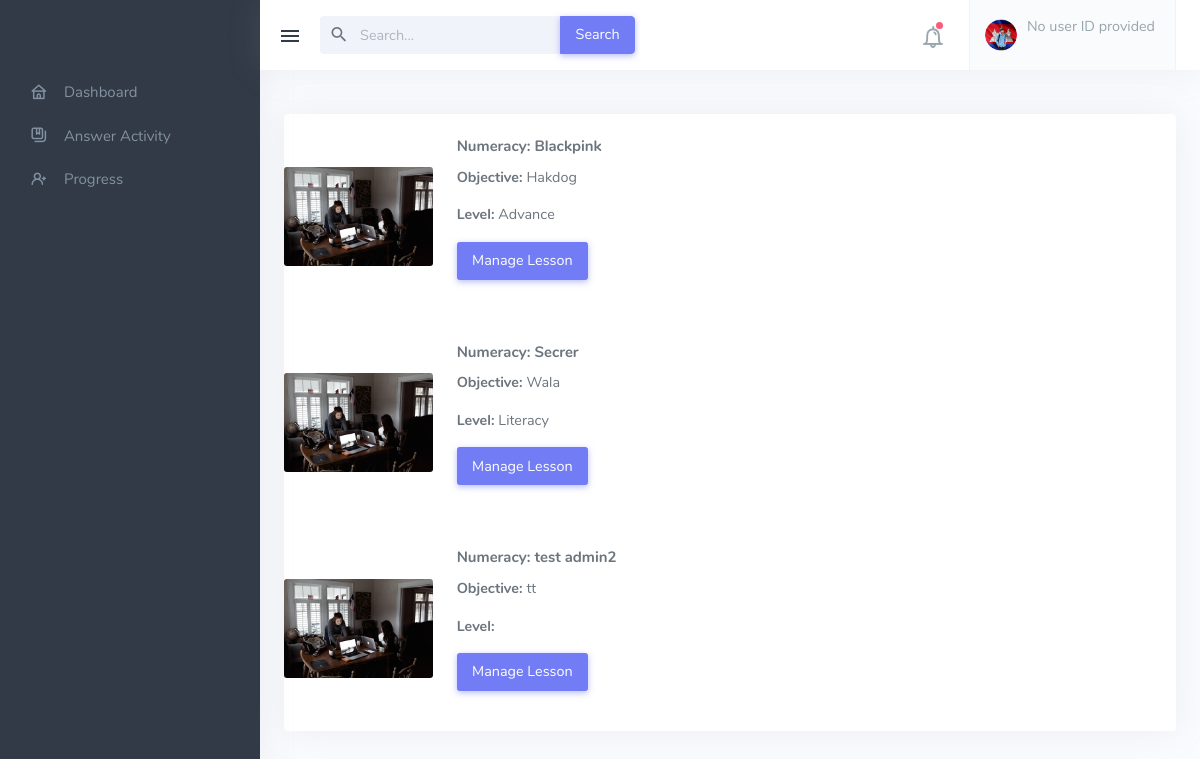
/Learner_Numeracy_Module.php, run on the app's committed database.
### tables this page shows
CREATE TABLE `tbl_lesson` (
  `lesson_id` int(11) NOT NULL,
  `name` varchar(244) NOT NULL,
  `objective` text NOT NULL,
  `level` varchar(244) NOT NULL,
  `type` varchar(244) NOT NULL,
  `added_by` int(11) NOT NULL
);

### Learner_Numeracy_Module.php (the view, shortened to what this page needs)
<!DOCTYPE html>
<html lang="en">
<head>
    <link href="assets/css/icons.min.css" rel="stylesheet" type="text/css">
    <link href="assets/css/app.min.css" rel="stylesheet" type="text/css" id="light-style">
    <link href="assets/css/app-dark.min.css" rel="stylesheet" type="text/css" id="dark-style" disabled="disabled">
</head>
<body <?php include('dataconfig.php') ?>>
    <div class="wrapper">
        <div class="leftside-menu">
            <a href="index.php" class="logo text-center logo-light">
                <span class="logo-lg">
                </span>
            </a>
            <div class="h-100" id="leftside-menu-container" data-simplebar="init">
                <div class="simplebar-wrapper" style="margin: 0px;">
                    <div class="simplebar-mask">
                        <div class="simplebar-offset" style="right: 0px; bottom: 0px;">
                            <div class="simplebar-content-wrapper" style="height: 100%; overflow: hidden scroll;">
                                <div class="simplebar-content" style="padding: 0px;">
                                    <?php include('learnerSideMenu.php') ?>
                                </div>
                            </div>
                        </div>
                    </div>
                    <div class="simplebar-placeholder" style="width: 260px; height: 1512px;"></div>
                </div>
                <div class="simplebar-track simplebar-vertical" style="visibility: visible;">
                    <div class="simplebar-scrollbar"
                        style="height: 344px; transform: translate3d(0px, 0px, 0px); display: block;"></div>
                </div>
            </div>
        </div>
        <div class="content-page">
            <div class="content">
                <div class="navbar-custom">
                    <ul class="list-unstyled topbar-menu float-end mb-0">
                        <li class="dropdown notification-list">
                            <a class="nav-link dropdown-toggle arrow-none" data-bs-toggle="dropdown" href="#"
                                role="button" aria-haspopup="false" aria-expanded="false">
                                <i class="dripicons-bell noti-icon"></i>
                                <span class="noti-icon-badge"></span>
                            </a>
                        </li>
                        <li class="dropdown notification-list">
                            <a class="nav-link dropdown-toggle nav-user arrow-none me-0" data-bs-toggle="dropdown"
                                href="#" role="button" aria-haspopup="false" aria-expanded="false">
                                <span class="account-user-avatar">
                                    <img src="assets/images/users/avatar-1.jpg" alt="user-image" class="rounded-circle">
                                </span>
                                <?php
                                include 'dbcon.php';
                                if (isset($_SESSION['user_id'])) {
                                    $user_id = $_SESSION['user_id'];
                                    $sql = "SELECT tbl_userinfo.user_id, tbl_userinfo.firstname, tbl_userinfo.middlename, tbl_userinfo.lastname, tbl_user_level.level
                                                FROM tbl_learner
                                                JOIN tbl_userinfo ON tbl_learner.user_id = tbl_userinfo.user_id
                                                JOIN tbl_user_level ON tbl_learner.level_id = tbl_user_level.level_id
                                                WHERE tbl_user_level.level = 'LEARNER' AND tbl_userinfo.user_id = '$user_id'
                                                LIMIT 1;";
                                    $result = mysqli_query($conn, $sql);
                                    if ($result && mysqli_num_rows($result) > 0) {
                                        $row = mysqli_fetch_assoc($result);
                                        ?>
                                <span>
                                    <span class="account-user-name">
                                        <?php echo $row['firstname'] . ' ' . $row['middlename'] . ' ' . $row['lastname']; ?>
                                    </span>
                                    <span class="account-position">
                                        <?php echo $row['level']; ?>
                                    </span>
                                </span>
                                <?php
                                    } else {
                                        echo "No records found in tbl_learner";
                                    }
                                } else {
                                    echo "No user ID provided";
                                }
                                ?>
                            </a>
                        </li>
                    </ul>
                    <button class="button-menu-mobile open-left">
                        <i class="mdi mdi-menu"></i>
                    </button>
                    <div class="app-search dropdown d-none d-lg-block">
                        <form>
                            <div class="input-group">
                                <input type="text" class="form-control dropdown-toggle" placeholder="Search..."
                                    id="top-search">
                                <span class="mdi mdi-magnify search-icon"></span>
                                <button class="input-group-text btn-primary" type="submit">Search</button>
                            </div>
                        </form>
                    </div>
                </div>
            </div>
            <div class="container-fluid">
                <div class="row">
                    <div class="col-12">
                    </div>
                </div>
                <div class="col-">
                    <div class="card">
                        <?php
                        include 'dbcon.php';
                        $sql = "SELECT DISTINCT lesson_id, name, objective, level, type, added_by, lesson_files, status, lesson, firstname, middlename, lastname, title
                        FROM (
                            SELECT tbl_lesson.lesson_id, tbl_lesson.name, tbl_lesson.objective, tbl_lesson.level, tbl_lesson.type, tbl_lesson.added_by, tbl_lesson_files.lesson AS lesson_files,
                            tbl_lesson_files.status, tbl_lesson_files.lesson, tbl_userinfo.firstname, tbl_userinfo.middlename, tbl_userinfo.lastname, tbl_quiz_options.title
                            FROM tbl_lesson
                            LEFT JOIN tbl_lesson_files ON tbl_lesson.lesson_id = tbl_lesson_files.lesson_files_id AND tbl_lesson_files.status = 1
                            LEFT JOIN tbl_userinfo ON tbl_lesson.added_by = tbl_userinfo.user_id
                            LEFT JOIN tbl_quiz_options ON tbl_lesson.lesson_id = tbl_quiz_options.quiz_options_id
                        ) AS MergedData
                        WHERE type = 'Numeracy'";
                        $result = mysqli_query($conn, $sql);
                        if (mysqli_num_rows($result) > 0) {
                            while ($row = mysqli_fetch_assoc($result)) {
                                ?>
                        <div class="row g-0 align-items-center">
                            <div class="col-md-2">
                                <img src="assets/images/small/small-4.jpg" class="card-img" alt="...">
                            </div>
                            <div class="col-md-8">
                                <div class="card-body">
                                    <h5 class="card-title">
                                        <?php echo $row['type'] . ': ' . $row['name']; ?>
                                    </h5>
                                    <p><b>Objective: </b>
                                        <?php echo $row['objective']; ?>
                                    </p>
                                    <p><b>Level: </b>
                                        <?php echo $row['level']; ?>
                                    </p>
                                    <div class="tab-content">
                                        <?php
                                                $collapseID = "collapseExample" . $row['lesson_id'];
                                                ?>
                                        <div class="tab-pane show active"
                                            id="collapse-preview<?php echo $row['lesson_id']; ?>">
                                            <p>
                                                <a class="btn btn-primary collapsed" data-bs-toggle="collapse"
                                                    href="#<?php echo $collapseID; ?>" aria-expanded="false"
                                                    aria-controls="<?php echo $collapseID; ?>">
                                                    Manage Lesson
                                                </a>
                                            </p>
                                        </div>
                                    </div>
                                </div>
                            </div>
                        </div>
                        <?php
                            }
                        }
                        ?>
                    </div>
                </div>
            </div>
        </div>
    </div>
</body>
</html>

### data on the page
tbl_lesson: type "Numeracy", name "Blackpink", objective "Hakdog", level "Advance"
tbl_lesson: type "Numeracy", name "Secrer", objective "Wala", level "Literacy"
tbl_lesson: type "Numeracy", name "test admin2", objective "tt"
